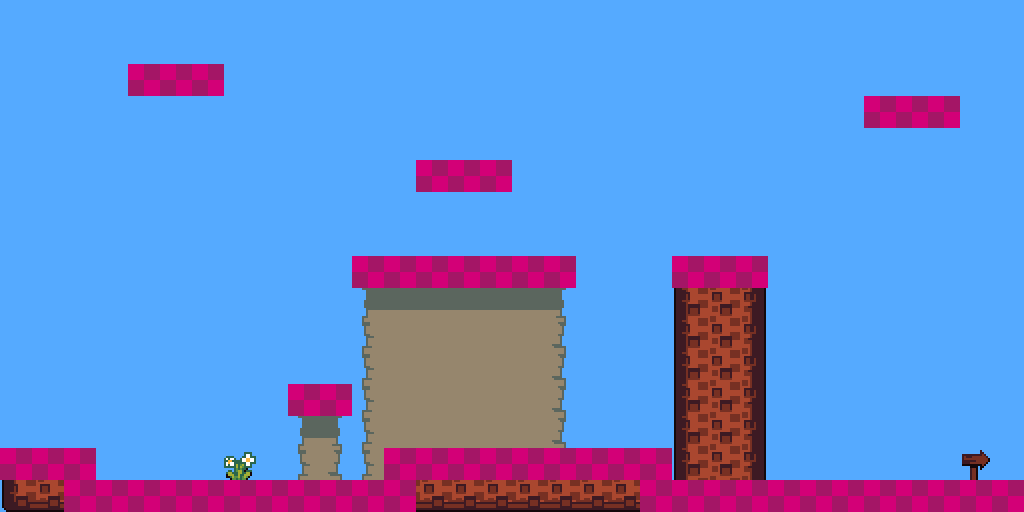

Tiled map render using the project's own tile images. Description and the whole map definition, tile-layer contents included, below:
An orthogonal 32x16 tile map with 32x32 px tiles, 3 tile layers (Ground, Fringe, Collision), 2 tilesets.

<map version="1.4" tiledversion="1.4.2" orientation="orthogonal" renderorder="right-down" compressionlevel="0" width="32" height="16" tilewidth="32" tileheight="32" infinite="0" backgroundcolor="#55aaff" nextlayerid="4" nextobjectid="1">
 <tileset firstgid="1" name="collisiontiles-32" tilewidth="32" tileheight="32" tilecount="55" columns="11">
  <image source="collisiontiles-32.png" width="352" height="160" />
 </tileset>
 <tileset firstgid="56" name="goodly-2x" tilewidth="32" tileheight="32" tilecount="256" columns="16">
  <image source="goodly-2x.png" width="512" height="512" />
 </tileset>
 <layer id="1" name="Ground" width="32" height="16">
  <data encoding="csv">
0,0,0,0,0,0,0,0,0,0,0,0,0,0,0,0,0,0,0,0,0,0,0,0,0,0,0,0,0,0,0,0,
0,0,0,0,0,0,0,0,0,0,0,0,0,0,0,0,0,0,0,0,0,0,0,0,0,0,0,0,0,0,0,0,
0,0,0,0,76,77,78,0,0,0,0,0,0,0,0,0,0,0,0,0,0,0,0,0,0,0,0,0,0,0,0,0,
0,0,0,0,0,0,0,0,0,0,0,0,0,0,0,0,0,0,0,0,0,0,0,0,0,0,0,76,77,78,0,0,
0,0,0,0,0,0,0,0,0,0,0,0,0,0,0,0,0,0,0,0,0,0,0,0,0,0,0,0,0,0,0,0,
0,0,0,0,0,0,0,0,0,0,0,0,0,76,77,78,0,0,0,0,0,0,0,0,0,0,0,0,0,0,0,0,
0,0,0,0,0,0,0,0,0,0,0,0,0,0,0,0,0,0,0,0,0,0,0,0,0,0,0,0,0,0,0,0,
0,0,0,0,0,0,0,0,0,0,0,0,0,0,0,0,0,0,0,0,0,0,0,0,0,0,0,0,0,0,0,0,
0,0,0,0,0,0,0,0,0,0,0,76,77,77,77,77,77,78,0,0,0,72,73,74,0,0,0,0,0,0,0,0,
0,0,0,0,0,0,0,0,0,0,0,92,93,93,93,93,93,94,0,0,0,88,89,90,0,0,0,0,0,0,0,0,
0,0,0,0,0,0,0,0,0,0,0,108,109,109,109,109,109,110,0,0,0,88,89,90,0,0,0,0,0,0,0,0,
0,0,0,0,0,0,0,0,0,0,0,108,109,109,109,109,109,110,0,0,0,88,89,90,0,0,0,0,0,0,0,0,
0,0,0,0,0,0,0,0,0,76,78,108,109,109,109,109,109,110,0,0,0,88,89,90,0,0,0,0,0,0,0,0,
0,0,0,0,0,0,0,0,0,92,94,108,109,109,109,109,109,110,0,0,0,88,89,90,0,0,0,0,0,0,0,0,
72,73,74,0,0,0,0,0,0,108,110,108,72,73,73,73,73,73,73,73,74,88,89,90,0,0,0,0,0,0,0,0,
104,105,90,76,73,73,73,73,73,73,73,74,104,105,105,105,105,105,105,105,106,72,73,73,73,73,73,73,73,73,73,74
</data>
 </layer>
 <layer id="2" name="Fringe" width="32" height="16">
  <data encoding="csv">
0,0,0,0,0,0,0,0,0,0,0,0,0,0,0,0,0,0,0,0,0,0,0,0,0,0,0,0,0,0,0,0,
0,0,0,0,0,0,0,0,0,0,0,0,0,0,0,0,0,0,0,0,0,0,0,0,0,0,0,0,0,0,0,0,
0,0,0,0,0,0,0,0,0,0,0,0,0,0,0,0,0,0,0,0,0,0,0,0,0,0,0,0,0,0,0,0,
0,0,0,0,0,0,0,0,0,0,0,0,0,0,0,0,0,0,0,0,0,0,0,0,0,0,0,0,0,0,0,0,
0,0,0,0,0,0,0,0,0,0,0,0,0,0,0,0,0,0,0,0,0,0,0,0,0,0,0,0,0,0,0,0,
0,0,0,0,0,0,0,0,0,0,0,0,0,0,0,0,0,0,0,0,0,0,0,0,0,0,0,0,0,0,0,0,
0,0,0,0,0,0,0,0,0,0,0,0,0,0,0,0,0,0,0,0,0,0,0,0,0,0,0,0,0,0,0,0,
0,0,0,0,0,0,0,0,0,0,0,0,0,0,0,0,0,0,0,0,0,0,0,0,0,0,0,0,0,0,0,0,
0,0,0,0,0,0,0,0,0,0,0,0,0,0,0,0,0,0,0,0,0,0,0,0,0,0,0,0,0,0,0,0,
0,0,0,0,0,0,0,0,0,0,0,0,0,0,0,0,0,0,0,0,0,0,0,0,0,0,0,0,0,0,0,0,
0,0,0,0,0,0,0,0,0,0,0,0,0,0,0,0,0,0,0,0,0,0,0,0,0,0,0,0,0,0,0,0,
0,0,0,0,0,0,0,0,0,0,0,0,0,0,0,0,0,0,0,0,0,0,0,0,0,0,0,0,0,0,0,0,
0,0,0,0,0,0,0,0,0,0,0,0,0,0,0,0,0,0,0,0,0,0,0,0,0,0,0,0,0,0,0,0,
0,0,0,0,0,0,0,0,0,0,0,0,0,0,0,0,0,0,0,0,0,0,0,0,0,0,0,0,0,0,0,0,
0,60,0,0,0,0,0,63,0,0,0,0,0,0,0,0,0,0,0,0,0,0,0,0,0,0,0,0,0,0,60,0,
0,0,0,0,0,0,0,0,0,0,0,0,0,0,0,0,0,0,0,0,0,0,0,0,0,0,0,0,0,0,0,0
</data>
 </layer>
 <layer id="3" name="Collision" width="32" height="16">
  <data encoding="csv">
0,0,0,0,0,0,0,0,0,0,0,0,0,0,0,0,0,0,0,0,0,0,0,0,0,0,0,0,0,0,0,0,
0,0,0,0,0,0,0,0,0,0,0,0,0,0,0,0,0,0,0,0,0,0,0,0,0,0,0,0,0,0,0,0,
0,0,0,0,1,1,1,0,0,0,0,0,0,0,0,0,0,0,0,0,0,0,0,0,0,0,0,0,0,0,0,0,
0,0,0,0,0,0,0,0,0,0,0,0,0,0,0,0,0,0,0,0,0,0,0,0,0,0,0,1,1,1,0,0,
0,0,0,0,0,0,0,0,0,0,0,0,0,0,0,0,0,0,0,0,0,0,0,0,0,0,0,0,0,0,0,0,
0,0,0,0,0,0,0,0,0,0,0,0,0,1,1,1,0,0,0,0,0,0,0,0,0,0,0,0,0,0,0,0,
0,0,0,0,0,0,0,0,0,0,0,0,0,0,0,0,0,0,0,0,0,0,0,0,0,0,0,0,0,0,0,0,
0,0,0,0,0,0,0,0,0,0,0,0,0,0,0,0,0,0,0,0,0,0,0,0,0,0,0,0,0,0,0,0,
0,0,0,0,0,0,0,0,0,0,0,1,1,1,1,1,1,1,0,0,0,1,1,1,0,0,0,0,0,0,0,0,
0,0,0,0,0,0,0,0,0,0,0,0,0,0,0,0,0,0,0,0,0,0,0,0,0,0,0,0,0,0,0,0,
0,0,0,0,0,0,0,0,0,0,0,0,0,0,0,0,0,0,0,0,0,0,0,0,0,0,0,0,0,0,0,0,
0,0,0,0,0,0,0,0,0,0,0,0,0,0,0,0,0,0,0,0,0,0,0,0,0,0,0,0,0,0,0,0,
0,0,0,0,0,0,0,0,0,1,1,0,0,0,0,0,0,0,0,0,0,0,0,0,0,0,0,0,0,0,0,0,
0,0,0,0,0,0,0,0,0,0,0,0,0,0,0,0,0,0,0,0,0,0,0,0,0,0,0,0,0,0,0,0,
1,1,1,0,0,0,0,0,0,0,0,0,1,1,1,1,1,1,1,1,1,0,0,0,0,0,0,0,0,0,0,0,
0,0,1,1,1,1,1,1,1,1,1,1,1,0,0,0,0,0,0,0,1,1,1,1,1,1,1,1,1,1,1,1
</data>
 </layer>
</map>